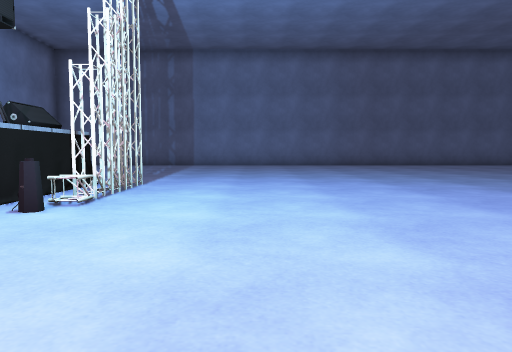
View 1 (above)

24 first-person views from a walk through a Unity game level. The camera is 0.72 m above the floor, tilts 4° down and sees 70° across. The floor is counted in squares, 1 m on a side. Each view is taken from the middle of a square. On the plan, view 1 faces up. The plan holds only what a view shows up to about 11 squares ahead; the rest is blank. The player is left out. Some animated figures are left out. Some surface patterns are stand-ins.

View 2
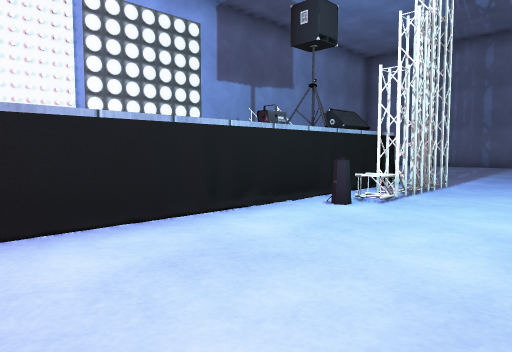

View 3
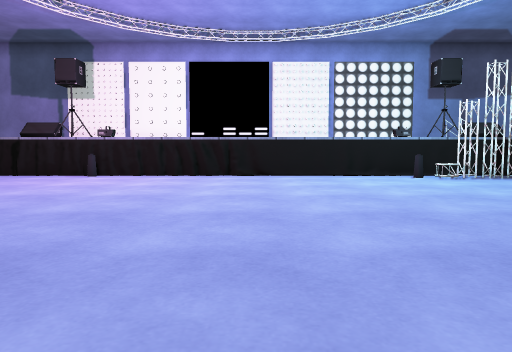

View 4
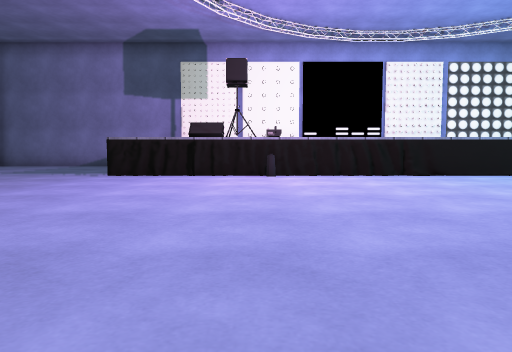

View 5
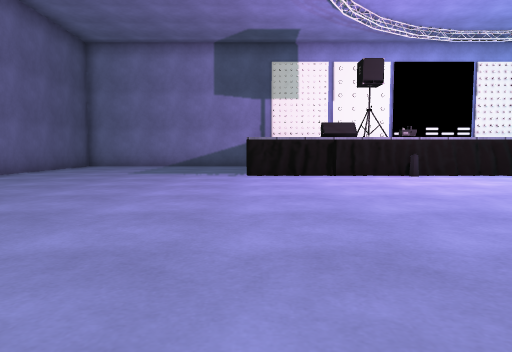

View 6
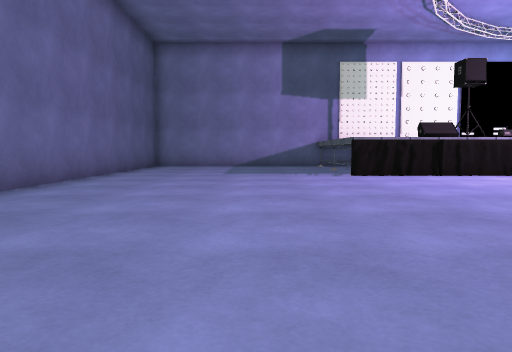

View 7
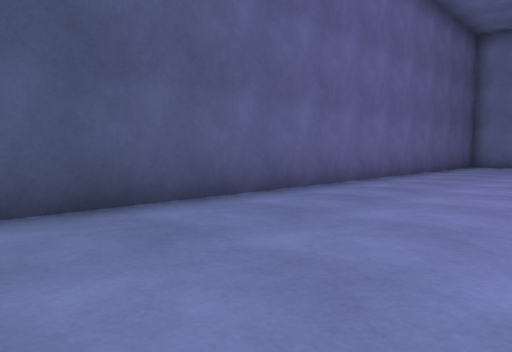

View 8
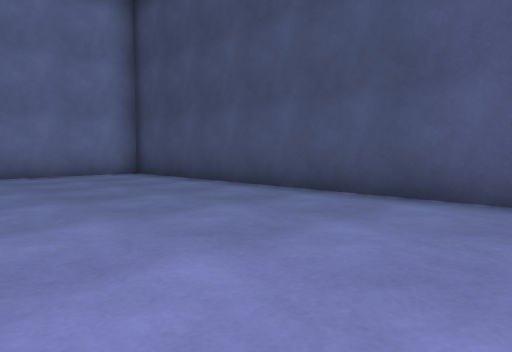

View 9
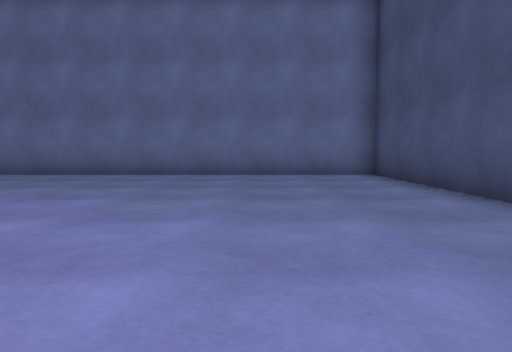

View 10
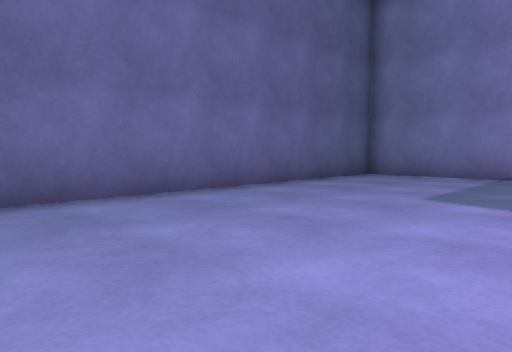

View 11
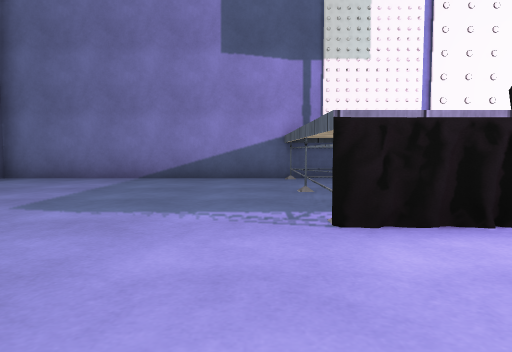

View 12
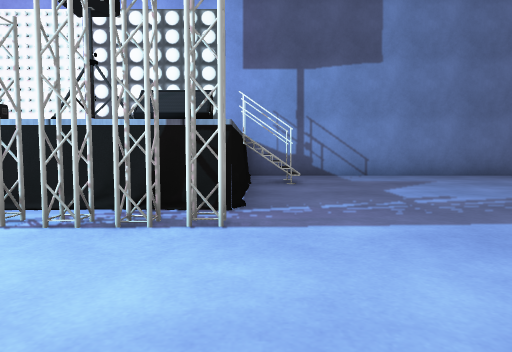

View 13
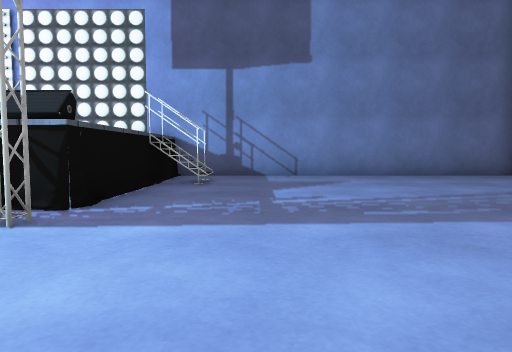

View 14
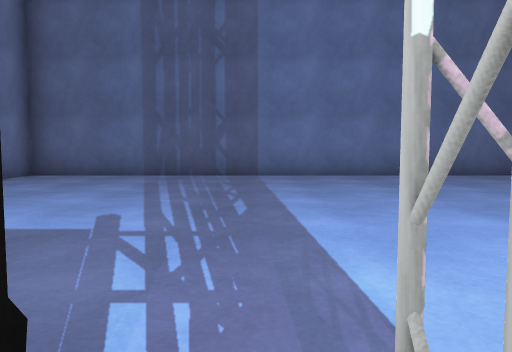

View 15
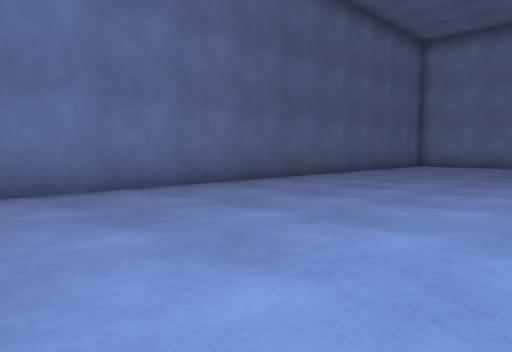

View 16
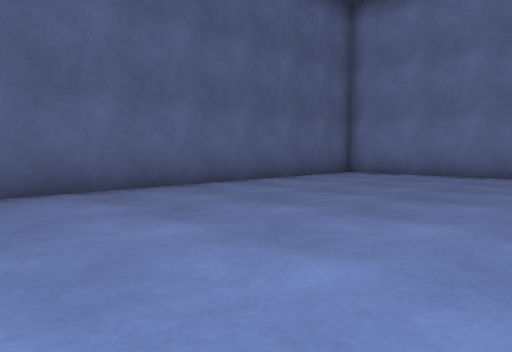

View 17
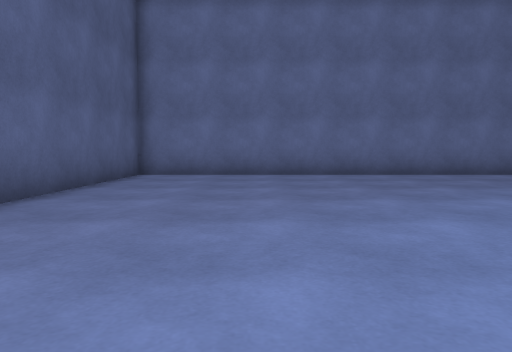

View 18
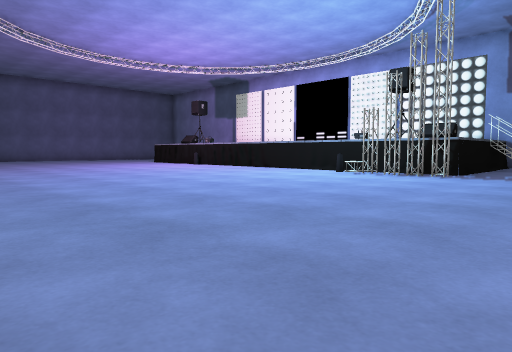

View 19
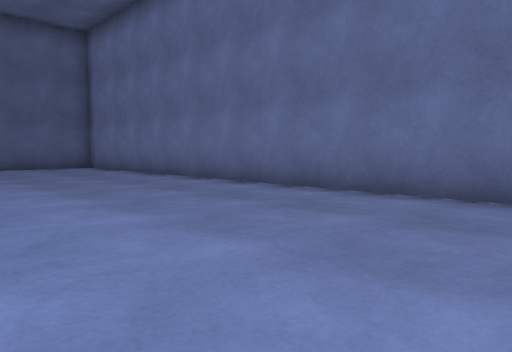

View 20
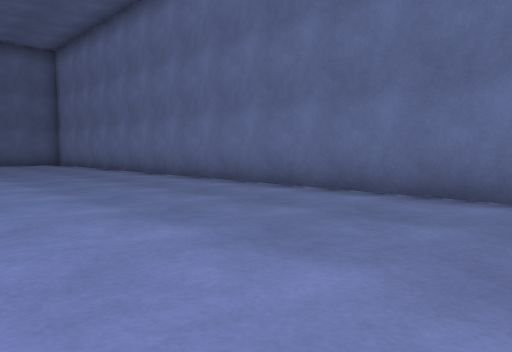

View 21
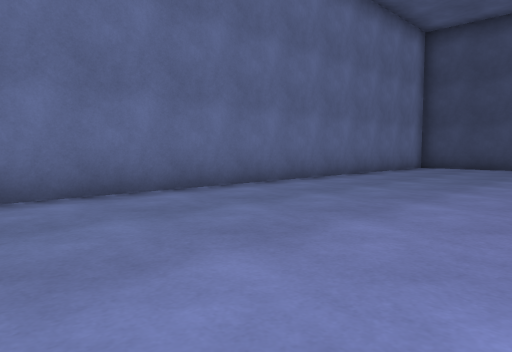

View 22
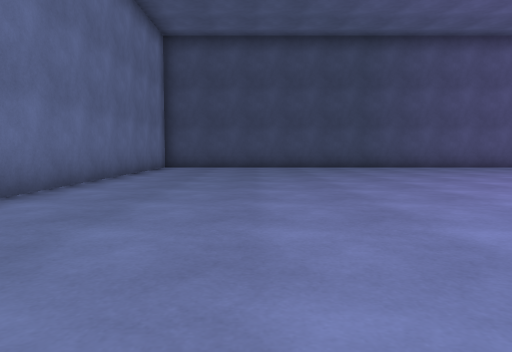

View 23
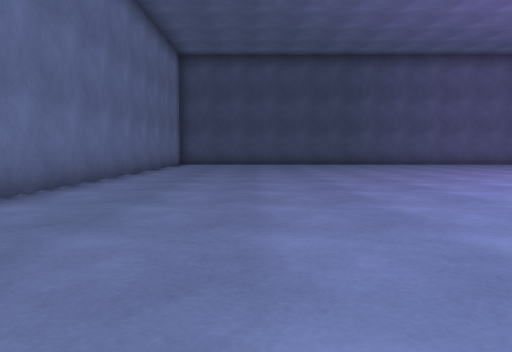

View 24
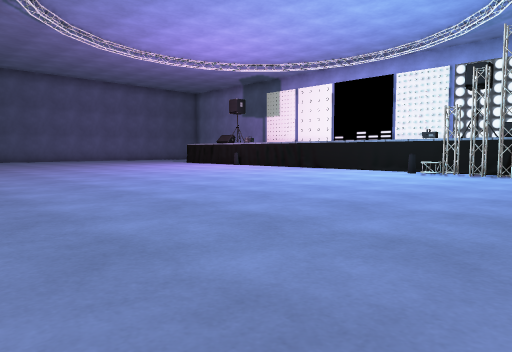

### Floor plan
Points are (right, up) in squares from view 1. A wall is a line through its corners. A room is listed if a view was taken in it or the views show most of it. See-through windows are left out.
Room 1 (views 1, 2, 3, 4, 5, 6, 7, 8, 9, 10, 11, 12, 13, 14, 15, 16, 17, 18, 19, 20, 21, 22, 23, 24)
walls: (-2.3, 5.6) (-2.8, 5.6); (-2.8, 5.7) (-2.2, 5.7) (-2.7, 5.4); (-2.4, 6.1) (-2.3, 6); (-2.6, 6) (-2.7, 6); (-2.3, 6.3) (-2.7, 6.3) (-2.6, 6.1) (-2.3, 6.1); (-2.2, 6.4) (-2.3, 6); (-2.8, 6.4) (-2.5, 6.4); (-2.3, 7.1) (-2.6, 6.3); (-2.6, 7.1) (-2.6, 6.9); (-2.7, 7.1) (-2.5, 6.6); (-3.3, 6.7) (-3.4, 5.7); (-2.6, 7.3) (-2.7, 7.6); (-2.6, 7.5) (-2.5, 7.5) (-2.8, 7) (-2.4, 6.8); (-2.4, 7.7) (-2.4, 7.6); (-9.4, -3.5) (-9.4, -16.5) (14.9, -16.5) (14.9, 17.5) (-9.4, 17.5) (-9.4, 0.9); (-9.2, 4.3) (-9.3, 3.5); (-6.7, 8.9) (-6.9, 7.7); (-7, 8.6) (-6.8, 8.1) (-7, 7.8); (-9.4, 5.2) (-9.2, 3.6); (-7, 9) (-6.8, 7.6); (-9.2, 6.2) (-9.4, 5) (-9.2, 3.8); (-7.8, 8.8) (-8, 7.6); (-9.2, 6.8) (-9.4, 4.9); (-8, 8.8) (-7.8, 7.6); (-9.4, 6.8) (-9.2, 4.6); (-9.4, 6.9) (-9.3, 6.2)
objects: other object (-9, 8); other object (-6, 8) to (-4, 8); speaker (-4, -7) to (-4, -6); other object (-4, -5); other object (-4, -4); other object (-4, 4); speaker (-4, 6); speaker (-4, 7); other object (-3, -5); other object (-3, 4); other object (-3, 5) to (-2, 5)

Positions as (right, up) in squares from view 1, and headings:
1: (0, 0), facing up
2: (0, 0), facing up-left
3: (7, 0), facing left
4: (7, -5), facing left
5: (7, -9), facing left
6: (7, -12), facing left
7: (8, -12), facing down-left
8: (4, -11), facing down-right
9: (4, -13), facing right
10: (1, -11), facing down-left
11: (0, -10), facing left
12: (1, 8), facing left
13: (1, 10), facing left
14: (-3, 7), facing up
15: (-2, 11), facing up-right
16: (4, 11), facing up-right
17: (4, 14), facing right
18: (8, 11), facing down-left
19: (9, 2), facing up-right
20: (9, -2), facing up-right
21: (9, -1), facing down-right
22: (11, -1), facing down
23: (11, 2), facing down
24: (9, 9), facing down-left
